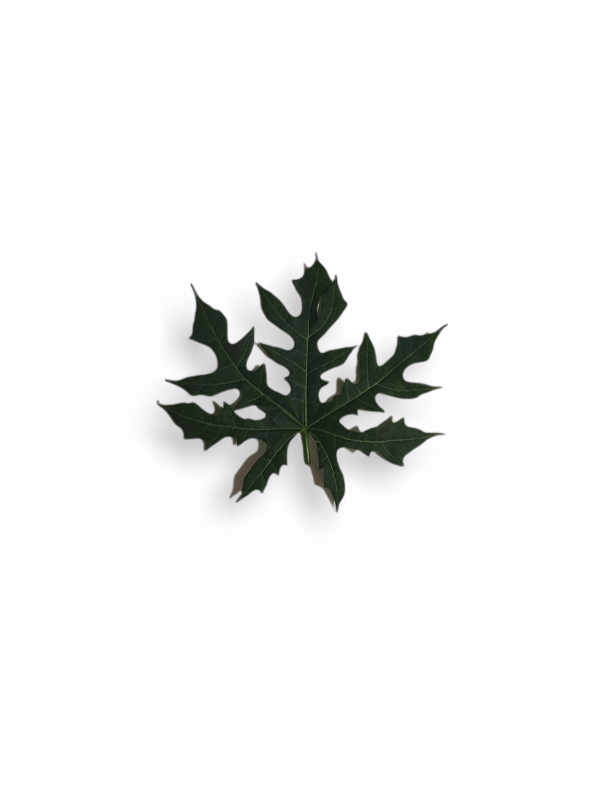
#> input picture Image Processing/001.jpg, 1200 x 1600 px (shown at 1/2 size)
$ jupyter execute Image_Processing.ipynb
#> lines starting #> are read from the running program, lines starting #| are printed output that depends on the picture; after the words box and inside, x2 and y2 are one past the last pixel; in counts of white or black regions, pixels touching at a corner belong together
[cell 1]
import cv2
from google.colab.patches import cv2_imshow

[cell 2]
# membaca image
image = cv2.imread("001.jpg")
#> image is the input picture: shape (1600, 1200, 3); mean B, G, R 240.8, 239.8, 239.2

[cell 3]
print(image)
#> (printed output is left out)

[cell 4]
# menampilkan image
cv2_imshow(image)

[cell 5]
print(image.shape)
#| (1600, 1200, 3)

[cell 6]
# mengakeses nilai di pixel x=100, y=20
(b, g, r) = image[20, 100]
#> b = 255; g = 253; r = 253
print("blue =" ,b)
#| blue = 255
print("green =" ,g)
#| green = 253
print("red =" ,r)
#| red = 253

[cell 7]
# crop image
im_crop = image[400:660, 100:660]
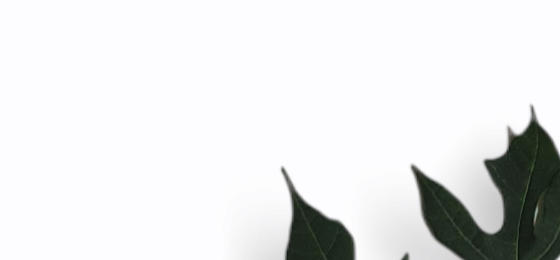
#> im_crop: shape (260, 560, 3); mean B, G, R 230.9, 230.3, 229.3

cv2_imshow(im_crop)
cv2.waitKey(0)
cv2.destroyAllWindows()
print(im_crop.shape)
#| (260, 560, 3)

[cell 8]
# mengcopy image
cp_image = image.copy()
print(cp_image.shape)
#| (1600, 1200, 3)

[cell 9]
# Mengubah Nilai Pixel
cp_image[300:350, 170:300] = (255, 255, 255)
#> cp_image: shape (1600, 1200, 3); 0.34% of pixels changed, all inside (x1, y1, x2, y2) = (170, 300, 300, 350)

cv2_imshow(cp_image)
cv2.waitKey(0)
cv2.destroyAllWindows()

[cell 10]
# resize image (ignore aspect ratio)
im_resized = cv2.resize(image, (400,400))
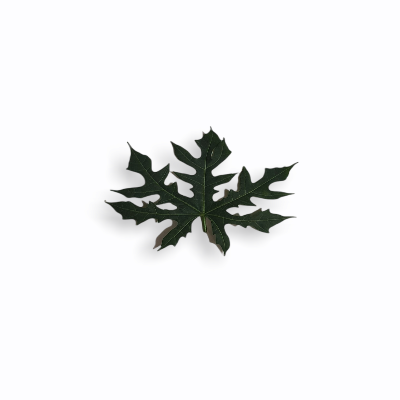
#> im_resized: shape (400, 400, 3); mean B, G, R 240.9, 239.8, 239.2

cv2_imshow(im_resized)
cv2.waitKey(0)
cv2.destroyAllWindows()

[cell 11]
# resize image (Mempertahankan aspek ratio)
r = 400/image.shape[1]
#> r = 0.333
dim = (400, int(image.shape[0]*r))
#> dim = (400, 533)
im_resized = cv2.resize(image, dim)
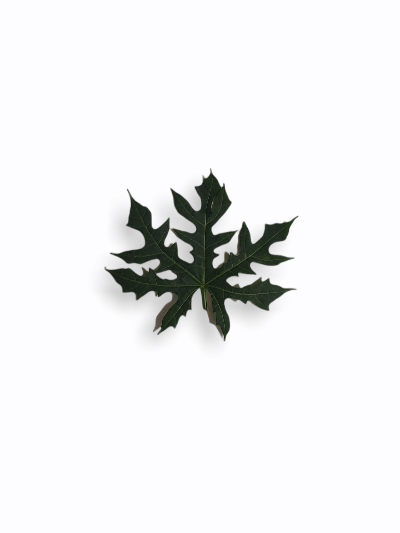
#> im_resized: shape (533, 400, 3); mean B, G, R 240.8, 239.8, 239.2

cv2_imshow(im_resized)
cv2.waitKey(0)
cv2.destroyAllWindows()

[cell 12]
# rotating an image
(h, w) = image.shape[:2]
#> h = 1600; w = 1200
center = (w/2, h/2)
#> center = (600, 800)

M = cv2.getRotationMatrix2D(center, 180, 1.0)
rotate = cv2.warpAffine(image, M, (w,h))
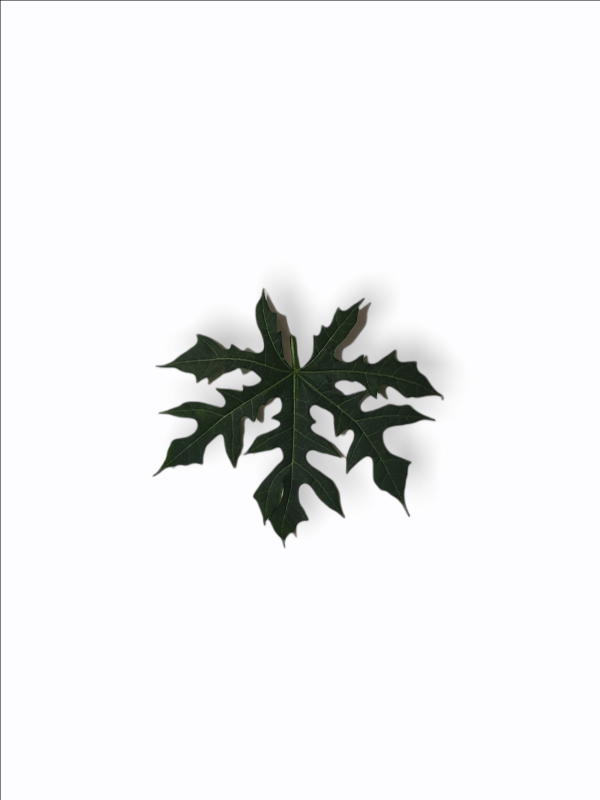
#> rotate: shape (1600, 1200, 3) (shown at 1/2 size); mean B, G, R 240.5, 239.4, 238.8

cv2_imshow(rotate)
cv2.waitKey(0)
cv2.destroyAllWindows()

[cell 13]
# menyimpan Image
cv2.imwrite("rotate.png", rotate)
#> Out = True

[cell 14]
#adjust image contrast
import numpy as np
im_adjusted = cv2.addWeighted(im_resized, 1.5, np.zeros(im_resized.shape, im_resized.dtype), 0, -100)
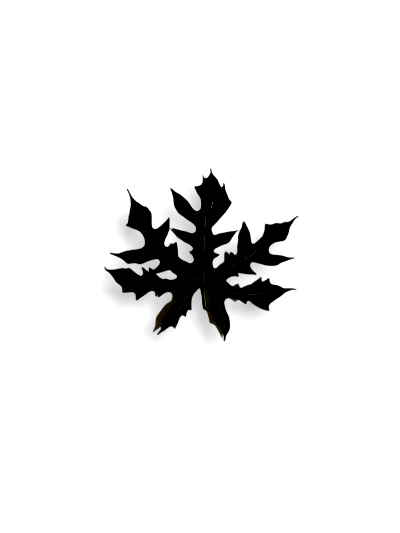
#> im_adjusted: shape (533, 400, 3); mean B, G, R 239.3, 239.4, 239.3


cv2_imshow(im_resized)
cv2_imshow(im_adjusted)
cv2.waitKey(0)
cv2.destroyAllWindows()

[cell 15]
# detect edges
im_edges = cv2.Canny(im_resized, 100, 200)
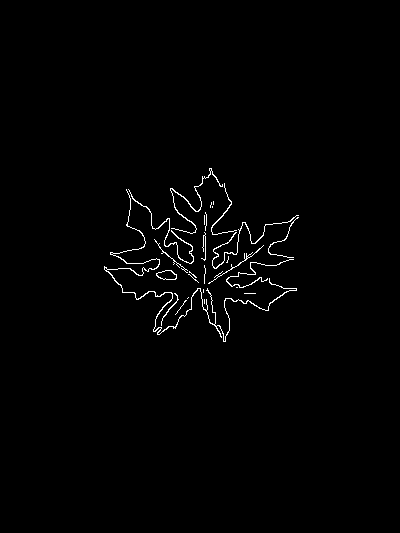
#> im_edges: shape (533, 400); 1.1% white in thin lines or dots, all inside (x1, y1, x2, y2) = (104, 168, 299, 342)

cv2_imshow(im_resized)
cv2_imshow(im_edges)
cv2.waitKey(0)
cv2.destroyAllWindows()

[cell 16]
# covert image to greyscale
im_gray = cv2.cvtColor(im_resized, cv2.COLOR_BGR2GRAY)

cv2_imshow(im_resized)
cv2_imshow(im_gray)
cv2.waitKey(0)
cv2.destroyAllWindows()

[cell 17]
#get All file in folder
import glob

imdir = 'dataset/elephant/'
ext = ['png', 'jpg', 'gif']    # Add image formats here

files = []
[files.extend(glob.glob(imdir + '*.' + e)) for e in ext]

images = [cv2.imread(file) for file in files]

# adjust contrast to all of them nd save to different location
i = 1
for img in images:
    im_adjusted = cv2.addWeighted(img, 1.5, np.zeros(img.shape, img.dtype), 0, -100)
    im_name = "dataset/elephant_contrast/" + str(i) + ".jpg"
    cv2.imwrite(im_name, im_adjusted)
    i+=1
#> after the loop, i = 1

[cell 18]
def twice(function):
  return lambda x: function(function(x))
def f(x):
  	return x + 3
g = twice(f)
print (g(7))
#| 13

[cell 19]
my_list = [1, 2, 3, 4, 5]

sum = 0
for x in my_list:
	sum += x
print(sum)
